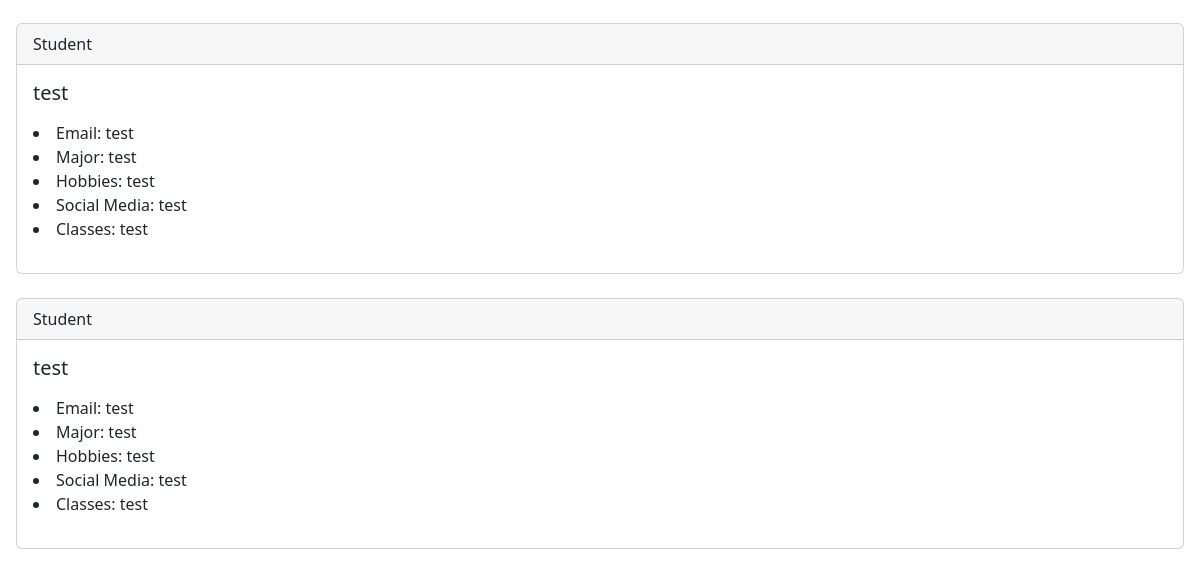
Page /profiles/ (lower part) on the earlier database version.
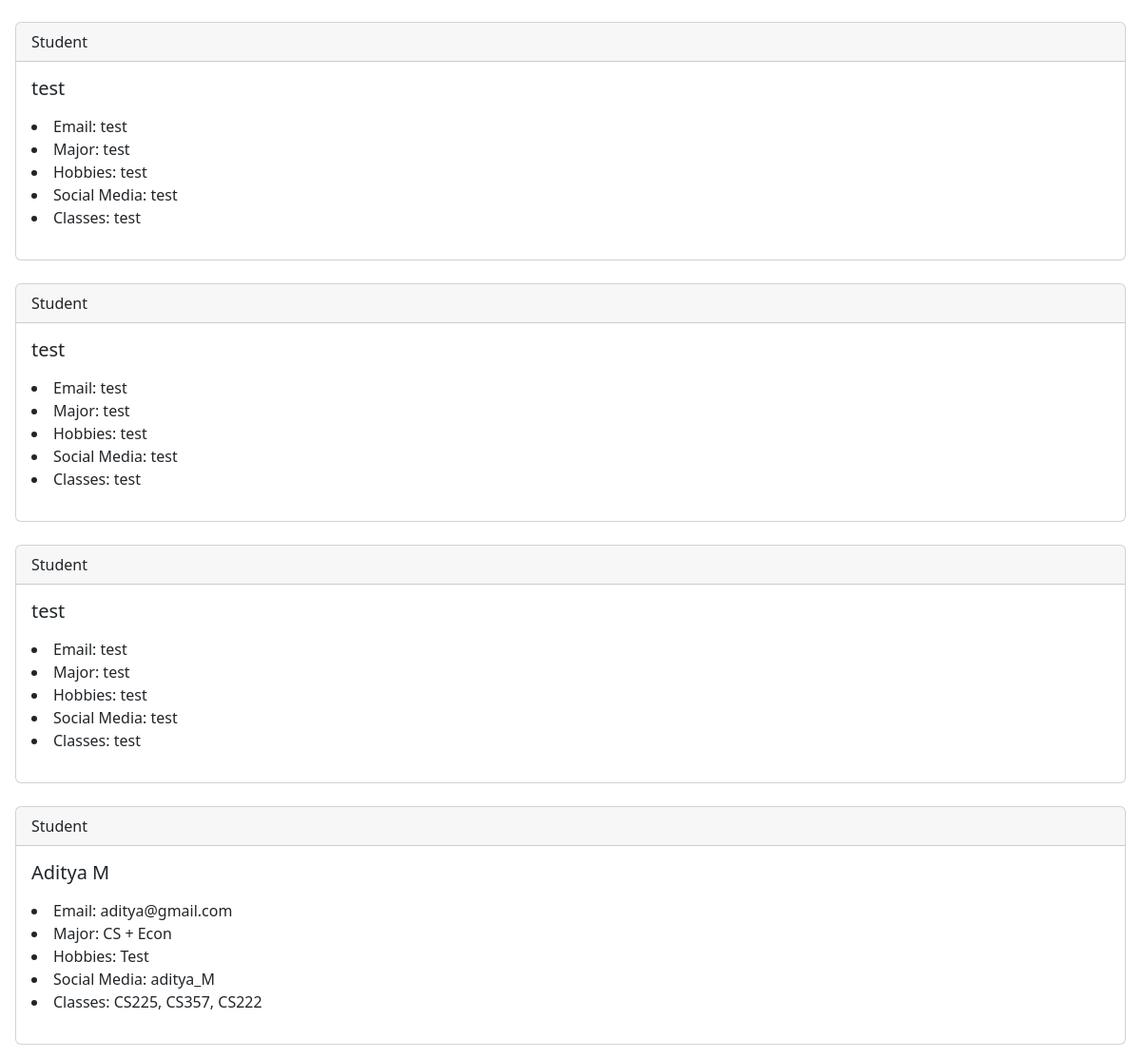
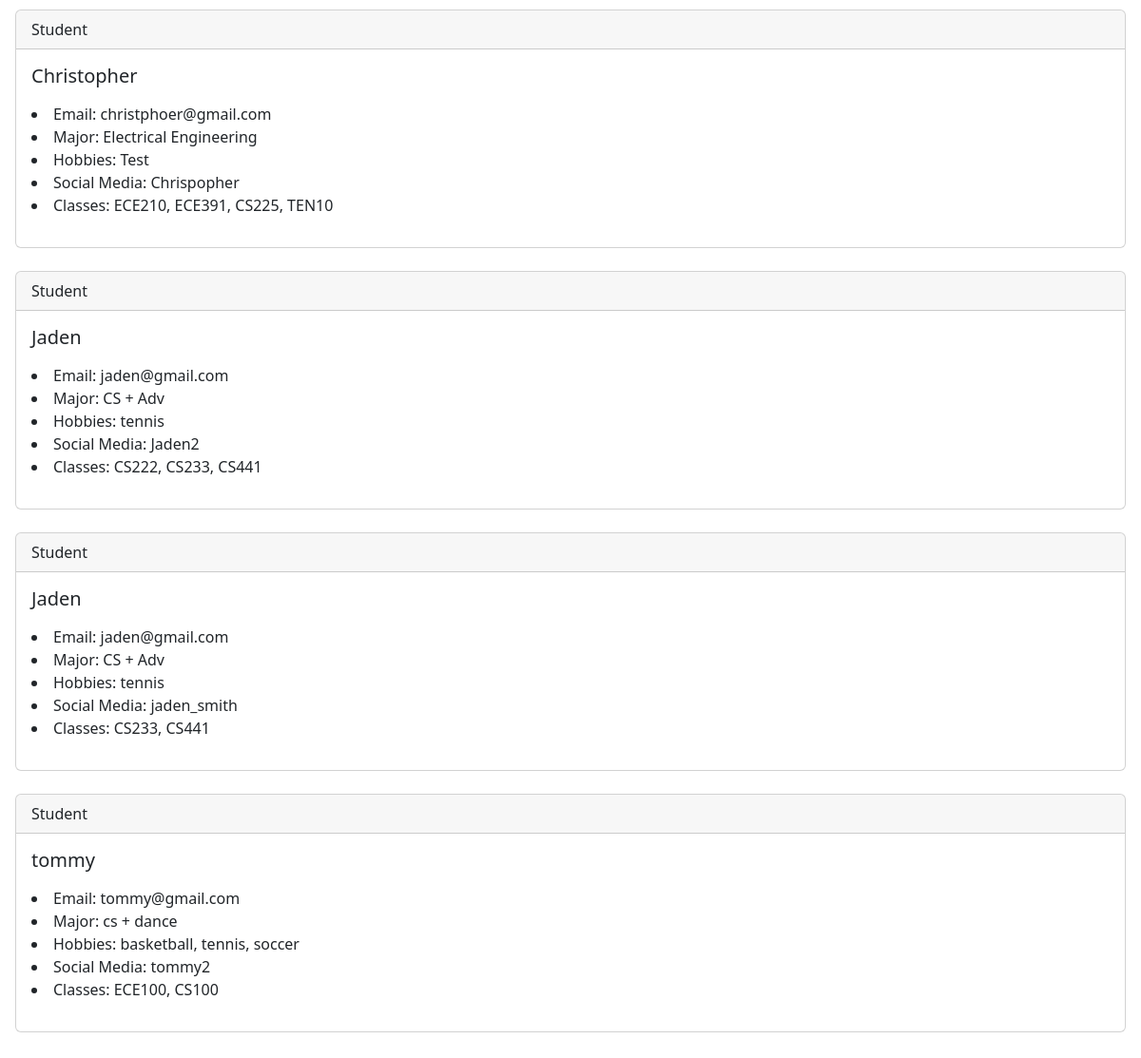
Same page on the later database version (2 pictures, top to bottom).
### app/models.py (models this page shows)
class Student(models.Model):
    name = models.CharField(max_length=150, null=True)
    major = models.CharField(max_length=150, null=True)
    hobbies = models.CharField(max_length=300, null=True)
    classes = models.CharField(max_length=150, null=True)
    social_media = models.CharField(max_length=300, null=True)
    email = models.CharField(max_length=300, null=True)

### app/views.py (the view)
# urls.py: path('profiles/', v.studentProfile, name="profiles"),
def studentProfile(response):
    student_list = Student.objects.all()
    return render(response, 'register/student_profile.html', {'student_list': student_list})

### app/templates/register/student_profile.html (shortened to what this page needs)
<!doctype html>
<html lang="en">
  <head>
    <link href="https://cdn.jsdelivr.net/npm/bootstrap@5.2.2/dist/css/bootstrap.min.css" rel="stylesheet">
    <link href="https://getbootstrap.com/docs/5.2/assets/css/docs.css" rel="stylesheet">
  </head>
  <body class="p-3 m-0 border-0 bd-example">
<!doctype html>
<html lang="en">
  <head>
    <link href="https://cdn.jsdelivr.net/npm/bootstrap@5.2.2/dist/css/bootstrap.min.css" rel="stylesheet">
    <link href="https://getbootstrap.com/docs/5.2/assets/css/docs.css" rel="stylesheet">
  </head>
  <body class="p-3 m-0 border-0 bd-example">
{% for student in student_list %}
<div class="card">
    <div class="card-header">
        Student
    </div>
    <div class="card-body">
        <h5 class="card-title">{{ student.name }}</h5>
        <p class="card-text">
        <li>Email: {{ student.email }} </li>
        <li>Major: {{ student.major }} </li>
        <li>Hobbies: {{ student.hobbies }} </li>
        <li>Social Media: {{ student.social_media }} </li>
        <li>Classes: {{ student.classes }} </li>
        </p>
    </div>
</div>
<br/>
{% endfor %}
  </body>
</html>

Differences in the rows shown:
added Student: name "test", email "test", major "test", hobbies "test", social_media "test", classes "test"
added Student: name "Aditya M", email "aditya@gmail.com", major "CS + Econ", hobbies "Test", social_media "aditya_M", classes "CS225, CS357, CS222"
added Student: name "Christopher", email "christphoer@gmail.com", major "Electrical Engineering", hobbies "Test", social_media "Chrispopher", classes "ECE210, ECE391, CS225, TEN10"
added Student: name "Jaden", email "jaden@gmail.com", major "CS + Adv", hobbies "tennis", social_media "Jaden2", classes "CS222, CS233, CS441"
added Student: name "Jaden", email "jaden@gmail.com", major "CS + Adv", hobbies "tennis", social_media "jaden_smith", classes "CS233, CS441"
added Student: name "tommy", email "tommy@gmail.com", major "cs + dance", hobbies "basketball, tennis, soccer", social_media "tommy2", classes "ECE100, CS100"
